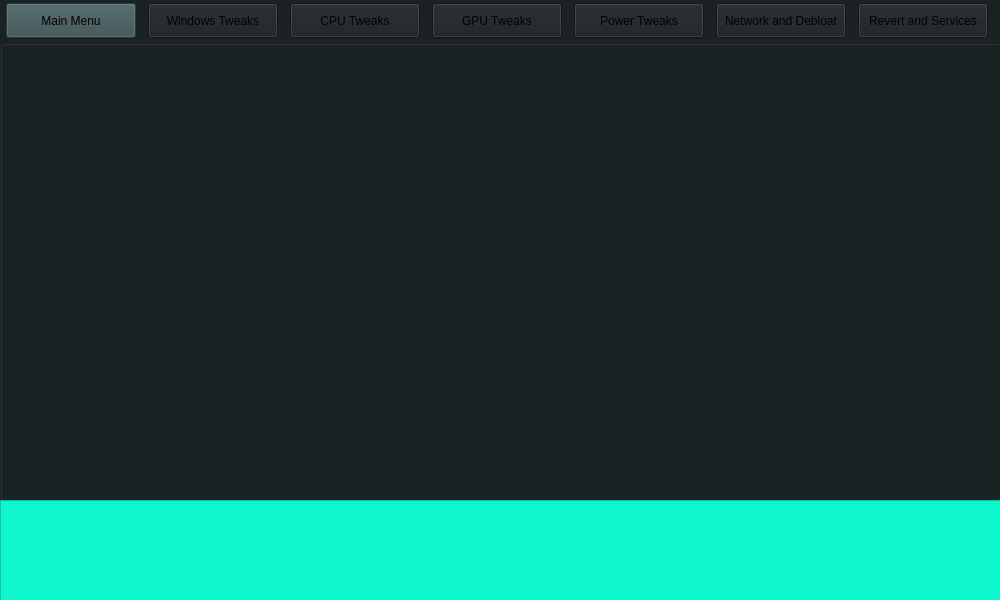
<?xml version="1.0" encoding="UTF-8"?>
<ui version="4.0">
 <class>MainWindow</class>
 <widget class="QMainWindow" name="MainWindow">
  <property name="windowModality">
   <enum>Qt::WindowModality::NonModal</enum>
  </property>
  <property name="geometry">
   <rect>
    <x>0</x>
    <y>0</y>
    <width>1000</width>
    <height>600</height>
   </rect>
  </property>
  <property name="minimumSize">
   <size>
    <width>1000</width>
    <height>600</height>
   </size>
  </property>
  <property name="maximumSize">
   <size>
    <width>1000</width>
    <height>600</height>
   </size>
  </property>
  <property name="windowTitle">
   <string>Optimization Program</string>
  </property>
  <property name="styleSheet">
   <string notr="true">background-color: rgb(27, 34, 35);</string>
  </property>
  <widget class="QWidget" name="centralwidget">
   <widget class="QGraphicsView" name="graphicsView">
    <property name="geometry">
     <rect>
      <x>0</x>
      <y>500</y>
      <width>1041</width>
      <height>121</height>
     </rect>
    </property>
    <property name="styleSheet">
     <string notr="true">background-color: rgb(14, 246, 204);</string>
    </property>
   </widget>
   <widget class="QWidget" name="layoutWidget">
    <property name="geometry">
     <rect>
      <x>0</x>
      <y>0</y>
      <width>1001</width>
      <height>42</height>
     </rect>
    </property>
    <layout class="QHBoxLayout" name="horizontalLayout">
     <item>
      <widget class="QPushButton" name="main_menu">
       <property name="minimumSize">
        <size>
         <width>130</width>
         <height>35</height>
        </size>
       </property>
       <property name="maximumSize">
        <size>
         <width>130</width>
         <height>35</height>
        </size>
       </property>
       <property name="styleSheet">
        <string notr="true">background-color: rgb(58, 79, 80);</string>
       </property>
       <property name="text">
        <string>Main Menu</string>
       </property>
      </widget>
     </item>
     <item>
      <widget class="QPushButton" name="windows_tweaks">
       <property name="minimumSize">
        <size>
         <width>130</width>
         <height>35</height>
        </size>
       </property>
       <property name="maximumSize">
        <size>
         <width>130</width>
         <height>35</height>
        </size>
       </property>
       <property name="autoFillBackground">
        <bool>false</bool>
       </property>
       <property name="text">
        <string>Windows Tweaks</string>
       </property>
      </widget>
     </item>
     <item>
      <widget class="QPushButton" name="cpu_tweaks">
       <property name="minimumSize">
        <size>
         <width>130</width>
         <height>35</height>
        </size>
       </property>
       <property name="maximumSize">
        <size>
         <width>130</width>
         <height>35</height>
        </size>
       </property>
       <property name="text">
        <string>CPU Tweaks</string>
       </property>
      </widget>
     </item>
     <item>
      <widget class="QPushButton" name="gpu_tweaks">
       <property name="minimumSize">
        <size>
         <width>130</width>
         <height>35</height>
        </size>
       </property>
       <property name="maximumSize">
        <size>
         <width>130</width>
         <height>35</height>
        </size>
       </property>
       <property name="text">
        <string>GPU Tweaks</string>
       </property>
      </widget>
     </item>
     <item>
      <widget class="QPushButton" name="power_tweaks">
       <property name="minimumSize">
        <size>
         <width>130</width>
         <height>35</height>
        </size>
       </property>
       <property name="maximumSize">
        <size>
         <width>130</width>
         <height>35</height>
        </size>
       </property>
       <property name="autoFillBackground">
        <bool>false</bool>
       </property>
       <property name="text">
        <string>Power Tweaks</string>
       </property>
      </widget>
     </item>
     <item>
      <widget class="QPushButton" name="network">
       <property name="minimumSize">
        <size>
         <width>130</width>
         <height>35</height>
        </size>
       </property>
       <property name="maximumSize">
        <size>
         <width>130</width>
         <height>35</height>
        </size>
       </property>
       <property name="text">
        <string>Network and Debloat</string>
       </property>
      </widget>
     </item>
     <item>
      <widget class="QPushButton" name="revert_and_services">
       <property name="minimumSize">
        <size>
         <width>130</width>
         <height>35</height>
        </size>
       </property>
       <property name="maximumSize">
        <size>
         <width>130</width>
         <height>35</height>
        </size>
       </property>
       <property name="autoFillBackground">
        <bool>false</bool>
       </property>
       <property name="text">
        <string>Revert and Services</string>
       </property>
      </widget>
     </item>
    </layout>
   </widget>
   <widget class="QGroupBox" name="group_windows">
    <property name="geometry">
     <rect>
      <x>0</x>
      <y>40</y>
      <width>1001</width>
      <height>461</height>
     </rect>
    </property>
    <property name="maximumSize">
     <size>
      <width>16777215</width>
      <height>16777215</height>
     </size>
    </property>
    <property name="styleSheet">
     <string notr="true">gridline-color: rgb(0, 0, 0);</string>
    </property>
    <property name="title">
     <string/>
    </property>
   </widget>
   <zorder>layoutWidget</zorder>
   <zorder>group_windows</zorder>
   <zorder>graphicsView</zorder>
  </widget>
 </widget>
 <resources/>
 <connections/>
</ui>
